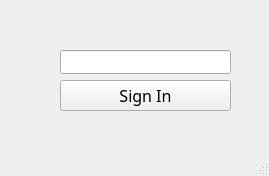
<?xml version="1.0" encoding="UTF-8"?>
<ui version="4.0">
 <class>MainWindow</class>
 <widget class="QMainWindow" name="MainWindow">
  <property name="geometry">
   <rect>
    <x>0</x>
    <y>0</y>
    <width>269</width>
    <height>176</height>
   </rect>
  </property>
  <property name="windowTitle">
   <string>Password Manager</string>
  </property>
  <property name="windowIcon">
   <iconset resource="resources.qrc">
    <normaloff>:/icons/poly.png</normaloff>:/icons/poly.png</iconset>
  </property>
  <property name="autoFillBackground">
   <bool>false</bool>
  </property>
  <widget class="QWidget" name="centralwidget">
   <widget class="QPushButton" name="pushButton">
    <property name="geometry">
     <rect>
      <x>60</x>
      <y>80</y>
      <width>171</width>
      <height>31</height>
     </rect>
    </property>
    <property name="font">
     <font>
      <family>Gilroy</family>
      <pointsize>12</pointsize>
      <bold>false</bold>
     </font>
    </property>
    <property name="text">
     <string>Sign In</string>
    </property>
   </widget>
   <widget class="QLineEdit" name="Pin">
    <property name="geometry">
     <rect>
      <x>60</x>
      <y>50</y>
      <width>171</width>
      <height>24</height>
     </rect>
    </property>
    <property name="font">
     <font>
      <family>Gilroy</family>
      <pointsize>12</pointsize>
     </font>
    </property>
    <property name="echoMode">
     <enum>QLineEdit::Password</enum>
    </property>
   </widget>
  </widget>
  <widget class="QStatusBar" name="statusbar"/>
 </widget>
 <resources>
  <include location="resources.qrc"/>
 </resources>
 <connections/>
</ui>
